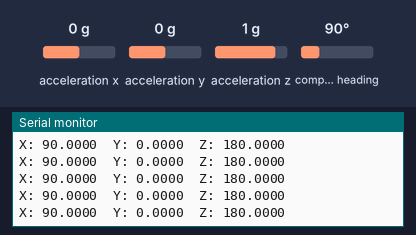
A sketch run on a simulated Arduino Uno, built with avr-gcc and run on an emulated ATmega328P. Shown: the last lines printed to the serial monitor. The test bench sets the inputs (shaded band); at power-on: acceleration x 0 g, acceleration y 0 g, acceleration z 1 g, compass heading 90°.

Above: at 4.2 s.
4.3 s: acceleration x set to -1.4 g
At 4.46 s:
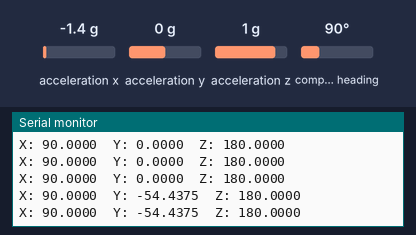
5.8 s: acceleration y set to -1.4 g
At 5.81 s:
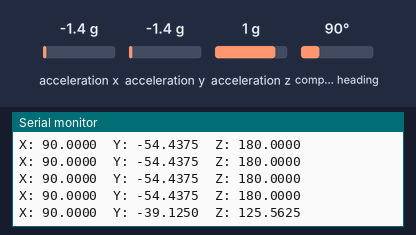
7.3 s: acceleration z set to -1.4 g
At 7.36 s:
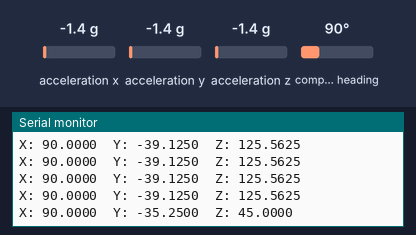
8.8 s: compass heading set to 7°
At 8.81 s:
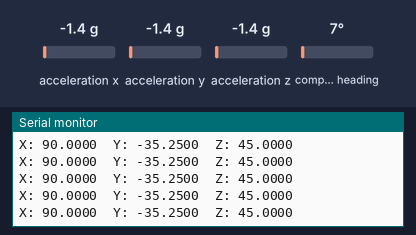
Timing chart, 0 to 11.3 s (numbered marks = the images above; inputs shaded):
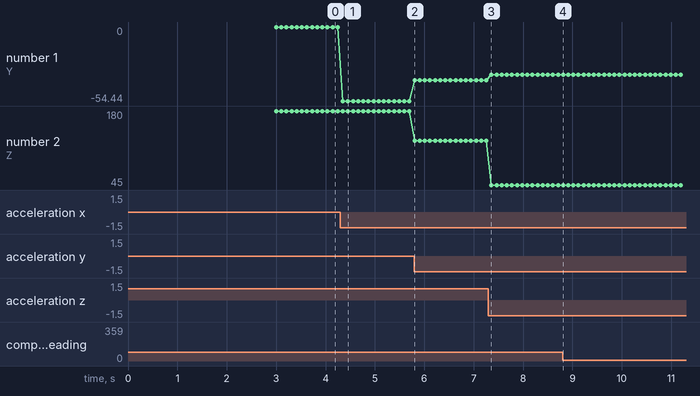

The sketch:

bno055_orientation.ino
```cpp
#include <Wire.h>
#include <Adafruit_Sensor.h>
#include <Adafruit_BNO055.h>
#include <utility/imumaths.h>

Adafruit_BNO055 bno = Adafruit_BNO055(55);
float theta_z;
void setup(void)
{
  Serial.begin(9600);
  Serial.println("Orientation Sensor Test"); Serial.println("");

  /* Initialise the sensor */
  if (!bno.begin())
  {
    /* There was a problem detecting the BNO055 ... check your connections */
    Serial.print("Ooops, no BNO055 detected ... Check your wiring or I2C ADDR!");
    while (1);
  }
  delay(1000);
  bno.setExtCrystalUse(true);
  delay(2000);
}

void loop(void)
{
  /* Get a new sensor event */
  sensors_event_t event;
  bno.getEvent(&event);
  theta_z = event.orientation.z;

  if (theta_z < 0)
  {
    theta_z = -theta_z - 180.0;
  }
  else
  {
    theta_z = 180.0 - theta_z;
  }

  /* Display the floating point data */
  Serial.print("X: ");
  Serial.print(event.orientation.x, 4);
  Serial.print("\tY: ");
  Serial.print(event.orientation.y, 4);
  Serial.print("\tZ: ");
  Serial.print(theta_z, 4);
  Serial.println("");
  delay(100);
}
```

Measured:
- after the input at 4.3 s, the serial monitor: prints a new line after 0.05 s (image 1)
- after the input at 5.8 s, the serial monitor: prints a new line at once (image 2)
- after the input at 7.3 s, the serial monitor: prints a new line after 0.06 s (image 3)
- plotted number 1: 0 → -54.44 after the input at 4.3 s, -54.44 → -39.12 after the input at 5.8 s, -39.12 → -35.25 after the input at 7.3 s
- plotted number 2: 180 → 125.56 after the input at 5.8 s, 125.56 → 45 after the input at 7.3 s
